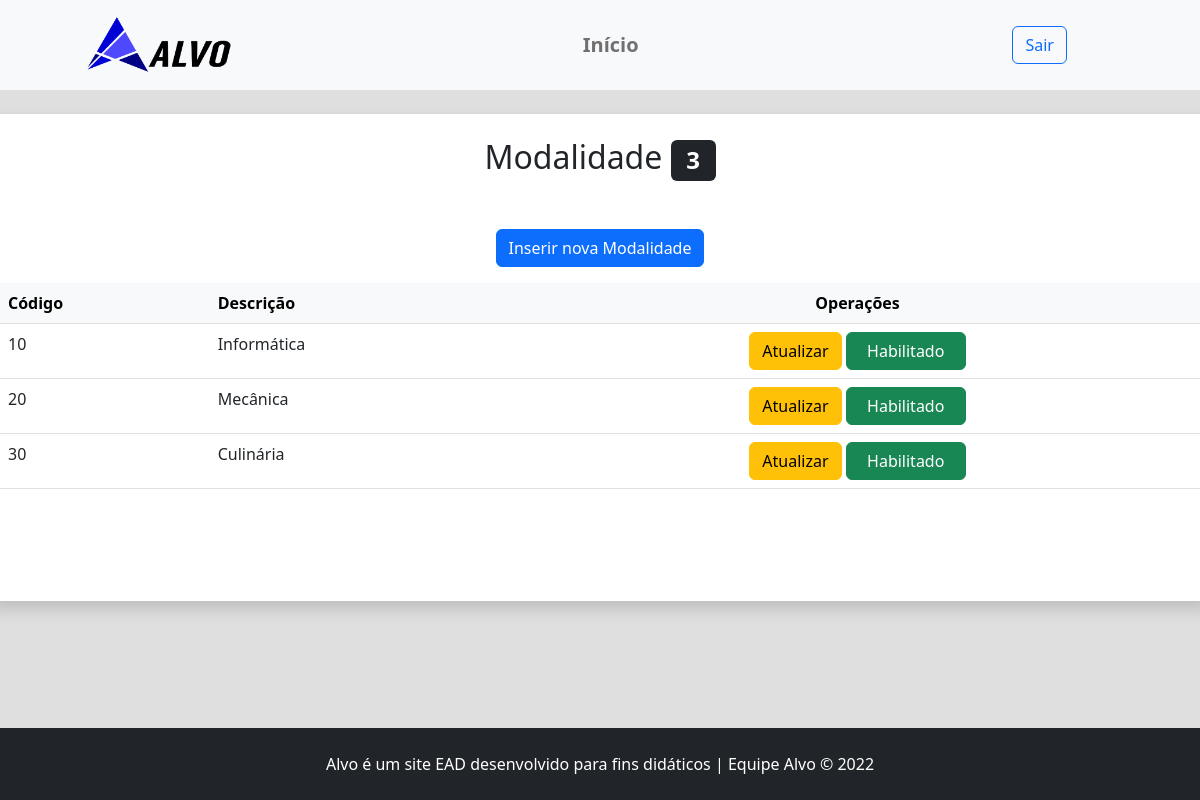
The page /admin/modalidade.php (signed in) on the database its author committed.
### tables this page shows
CREATE TABLE `modalidades` (
  `id` int(11) NOT NULL,
  `codModalidade` int(11) NOT NULL,
  `descModalidade` varchar(100) NOT NULL,
  `indicador` int(11) DEFAULT NULL
);

### src/Banco.php (called while the page is built, shortened)
<?php
abstract class Banco {
    private static string $servidor = "localhost";
    private static string $usuario = "root";
    private static string $senha = "";
    private static string $banco = "bd_alvo";
    private static PDO $conexao;
    public static function conecta():PDO {
        try {
            self::$conexao = new PDO(
                "mysql:host=".self::$servidor.";
                dbname=".self::$banco.";
                charset=utf8",
                self::$usuario,
                self::$senha
            );
            self::$conexao ->setAttribute(
                PDO::ATTR_ERRMODE,
                PDO::ERRMODE_EXCEPTION
            );
        } catch (Exception $erro) {
            die("Erro.: ".$erro->getMessage());
        }
        return self::$conexao;
    }
}

### src/Modalidade.php (called while the page is built, shortened)
<?php
final class Modalidade {
    private PDO $conexao;
    public function __construct() {
        $this->conexao = Banco::conecta();
    }
    public function listarModalidade():array {
        $sql = "SELECT id, codModalidade, descModalidade, indicador FROM modalidades ORDER BY codModalidade";
        try {
            $consulta = $this->conexao->prepare($sql);
            $consulta->execute();
            $resultado = $consulta->fetchAll(PDO::FETCH_ASSOC);
        } catch (Exception $erro) {
            die("Erro: ".$erro->getMessage());
        }
        return $resultado;
    }
}

### admin/modalidade.php (the view, shortened to what this page needs)
<?php
require_once "../inc/cabecalho-admin.php";
$OBJmodalidade = new Modalidade;
$listaDeModalidades = $OBJmodalidade->listarModalidade();
?>
<div class="row">
	<article class="col-12 bg-white rounded shadow py-4">
		<h2 class="text-center">
		Modalidade <span class="badge bg-dark"><?=count($listaDeModalidades)?></span>
		</h2>
		<p class="text-center mt-5">
			<a class="btn btn-primary" href="modalidade-insere.php">
			Inserir nova Modalidade</a>
		</p>
		<div class="table-responsive">
			<table class="table table-hover">
				<thead class="table-light">
					<tr>
						<th>Código</th>
						<th>Descrição</th>
						<th class="text-center">Operações</th>
					</tr>
				</thead>
				<tbody>
					<?php
						foreach($listaDeModalidades as $modalidade) {
						?>
					<tr>
						<td><?=$modalidade['codModalidade']?></td>
						<td><?=$modalidade['descModalidade']?></td>
						<td class="text-center">
							<a class="btn btn-warning"
							href="modalidade-atualiza.php?id=<?=$modalidade['id']?>">
							<i class="bi bi-pencil"></i> Atualizar
							</a>
							<?php
								if ( $modalidade['indicador'] == 1 ) { ?>
									<a class="btn btn-danger" id="indicador" name="indicador" value="0"
									href="modalidade-status.php?id=<?=$modalidade['id']?>&indicador=0">
										<i class="bi bi-save"></i> Desabilitado</a>
								<?php } else { ?>
									<a class="btn btn-success" id="indicador" name="indicador" value="1"
									href="modalidade-status.php?id=<?=$modalidade['id']?>&indicador=1">
										<i class="bi bi-save"></i> &nbsp; Habilitado &nbsp;</a>
							<?php } ?>
						</td>
					</tr>
					<?php } ?>
				</tbody>
			</table>
			<br class="mb-5">
			<br class="mb-5">
			<br class="mb-5">
		</div>
	</article>
</div>
<?php
require_once "../inc/rodape-admin.php";
?>
</body>
</html>

### css/style.css (style rules this page uses)
body { overflow-x: hidden; }
.cor-fundo { background-color: rgb(223, 223, 223); }
tbody { overflow-y: scroll; }

### rows shown on the page
modalidades: codModalidade "10", descModalidade "Informática", $modalidade['id'] 1 (drawn)
modalidades: codModalidade "20", descModalidade "Mecânica"
modalidades: codModalidade "30", descModalidade "Culinária"

### other values the page prints
count($listaDeModalidades) "3"
